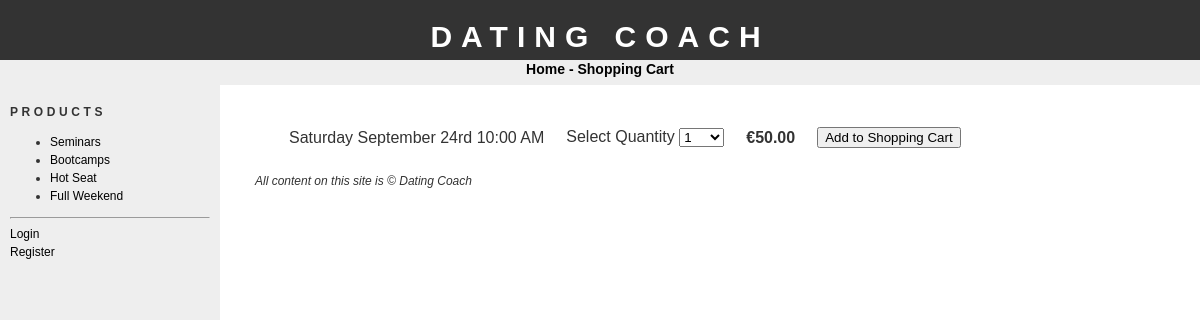
Screenshot of /addtobasket.php?id=2 with the database file from the repository.
### tables this page shows
CREATE TABLE `categories` (
  `id` tinyint(4) NOT NULL,
  `name` varchar(100) NOT NULL
);

CREATE TABLE `products` (
  `id` int(11) NOT NULL,
  `cat_id` tinyint(4) NOT NULL,
  `name` varchar(100) NOT NULL,
  `description` text NOT NULL,
  `image` varchar(30) NOT NULL,
  `price` float NOT NULL
);

### config.php (called while the page is built, shortened)
<?php
$config_basedir = "http://localhost/go4shop/";

### addtobasket.php (the view, shortened to what this page needs)
<?php
require("config.php");
$prodsql = "SELECT * FROM products WHERE id = " . $_GET['id'] . ";";
$prodres = mysql_query($prodsql);
$numrows = mysql_num_rows($prodres);
$prodrow = mysql_fetch_assoc($prodres);
if($numrows == 0)
{
header("Location: " . $config_basedir);
}
else
{
if(isset($_POST['submit']))
{
if(isset($_SESSION['SESS_ORDERNUM']))
{
$itemsql = "INSERT INTO orderitems(order_id,product_id, quantity) VALUES(". $_SESSION['SESS_ORDERNUM'] . ", ". $_GET['id'] . ", ". $_POST['amountBox'] . ")";
mysql_query($itemsql) or die(mysql_error());
}
else
{
if(isset($_SESSION['SESS_LOGGEDIN']))
{
$sql = "INSERT INTO orders(customer_id,registered, date) VALUES(". $_SESSION['SESS_USERID'] . ", 1, NOW())";
mysql_query($sql) or die(mysql_error());
$_SESSION['SESS_ORDERNUM'] = mysql_insert_id();
$itemsql = "INSERT INTO orderitems(order_id, product_id, quantity) VALUES(". $_SESSION['SESS_ORDERNUM']. ", " . $_GET['id'] . ", ". $_POST['amountBox'] . ")";
mysql_query($itemsql) or die(mysql_error());
}
else
{
$sql = "INSERT INTO orders(registered,date, session) VALUES(". "0, NOW(), '" . session_id() . "')";
mysql_query($sql) or die(mysql_error());
$_SESSION['SESS_ORDERNUM'] = mysql_insert_id();
$itemsql = "INSERT INTO orderitems(order_id, product_id, quantity) VALUES(". $_SESSION['SESS_ORDERNUM'] . ", " . $_GET['id'] . ", ". $_POST['amountBox'] . ")";
mysql_query($itemsql) or die(mysql_error());
}
}
$totalprice = $prodrow['price'] * $_POST['amountBox'] ;
$updsql = "UPDATE orders SET total = total + ". $totalprice . " WHERE id = ". $_SESSION['SESS_ORDERNUM'] . ";";
mysql_query($updsql) or die(mysql_error());
header("Location: " . $config_basedir . "showcart.php");
}
else
{
require("header.php");
echo "<form action='addtobasket.php?id=". $_GET['id'] . "' method='POST'>";
echo "<table cellpadding='10'>";
echo "<tr>";
if(empty($prodrow['image'])) {
echo "<td><imgsrc='productimages/dummy.jpg' width='50' alt='". $prodrow['name'] . "'></td>";
}
else {
echo "<td>
<img src='productimages/" . $prodrow['image']. "' width='50' alt='" . $prodrow['name']. "'></td>";
}
echo "<td>" . $prodrow['name'] . "</td>";
echo "<td>Select Quantity <select name='amountBox'>";
for($i=1;$i<=100;$i++)
{
echo "<option>" . $i . "</option>";
}
echo "</select></td>";
echo "<td><strong>&euro;". sprintf('%.2f', $prodrow['price']) . "</strong></td>";
echo "<td><input type='submit' name='submit' value='Add to Shopping Cart'></td>";
echo "</tr>";
echo "</table>";
echo "</form>";
}
}
require("footer.php");
?>

### bar.php
<h1>Products</h1>
<ul>
<?php
$catsql = "SELECT * FROM categories;";
$catres = mysql_query($catsql);
while($catrow = mysql_fetch_assoc($catres))
{
echo "<li><a href='" . $config_basedir. "products.php?id=" . $catrow['id'] . "'>". $catrow['name'] . "</a></li>";
}
?>
</ul>

### css/stylesheet.css (style rules this page uses)
body { font-family: "trebuchet ms", verdana, sans-serif; font-size: 12px; line-height: 1.5em; color: #333; background: #ffffff; margin: 0; padding: 0; text-align: center; width: 100%; }
a:link { text-decoration: none; color: #000; }
#bar h1 { font-size: 12px; text-transform: uppercase; letter-spacing: 0.3em; }

### rows the page displays
categories: name "Seminars"
categories: name "Bootcamps"
categories: name "Hot Seat"
categories: name "Full Weekend"
products: name "Saturday September 24rd 10:00 AM", price "50.00"

### other values shown
$config_sitename "DATING COACH"
$config_sitename "Dating Coach"
form field amountBox "1"
